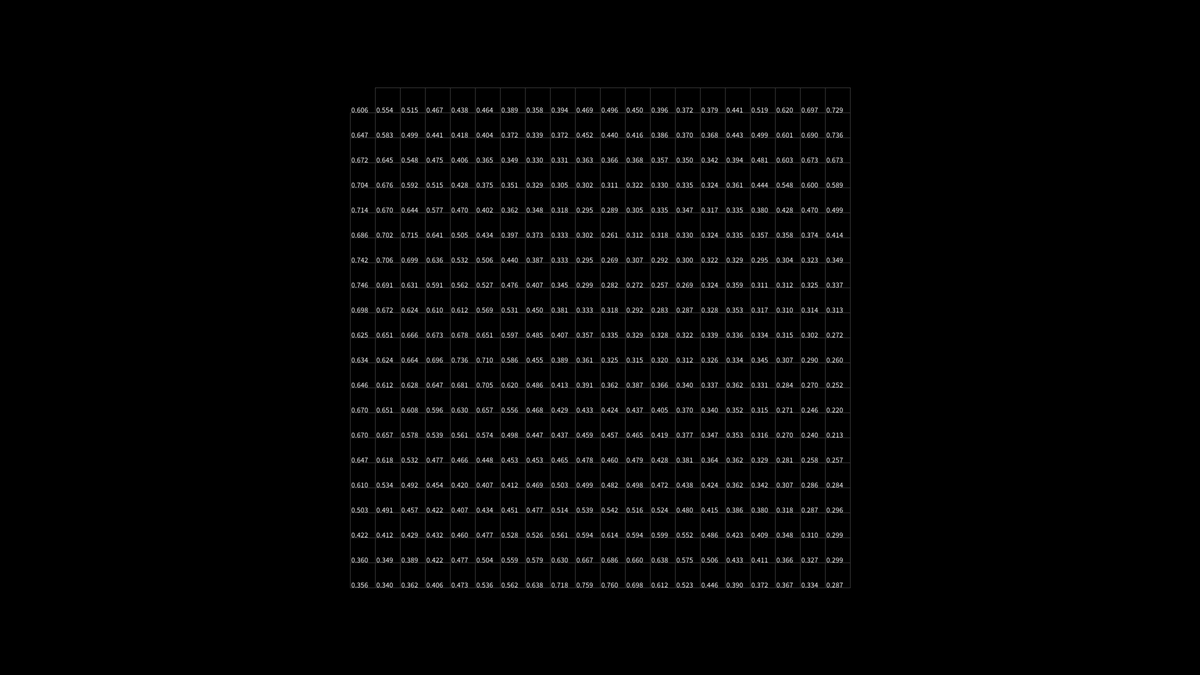
Frame 1 (no input)
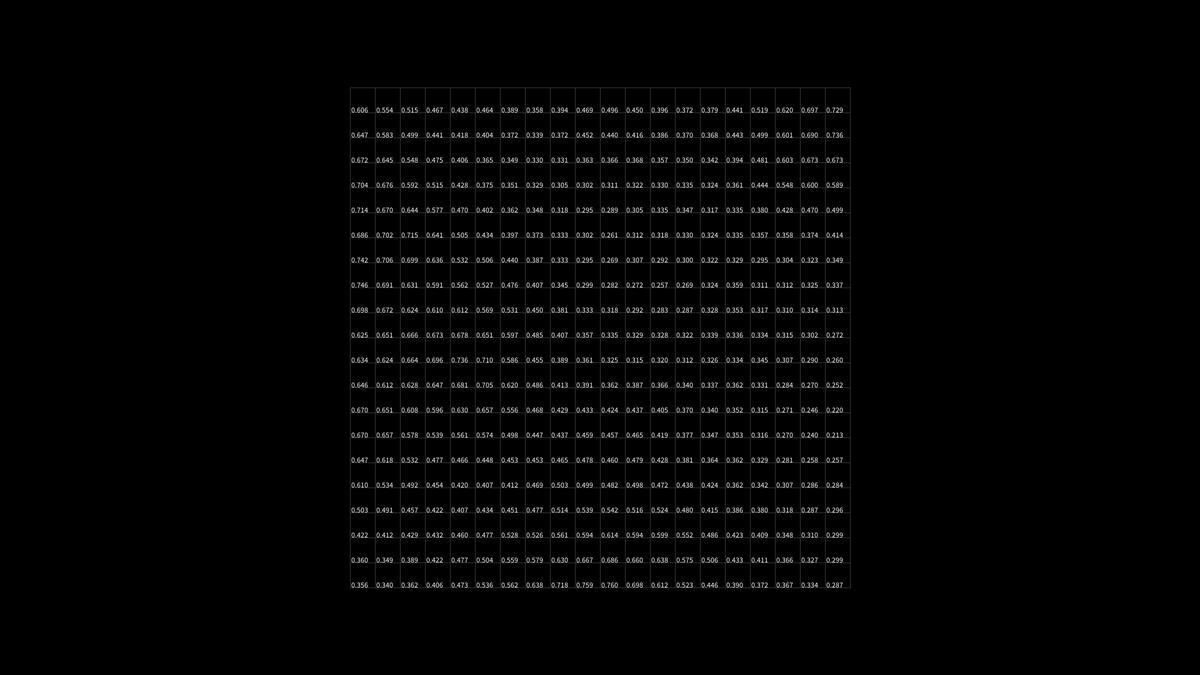
Frame 60 (the mouse pressed at the canvas centre just before this capture)
Frame 120 (the mouse held since frame 60 and released just before this capture): identical to frame 60, image omitted

The Processing sketch that drew these frames (run headless with seeded random() and noise(); from frame 60 on, the mouse is pressed at the canvas centre):

// Processing sketch: noise_2d_explanation_numbers
// ── noise_2d_explanation_numbers.pde
  float xIndex = 0.0;
  float step = .1;
  int boxSize = 40;
  int numBoxes = 20;
  int topMargin, leftMargin;

void setup() {
  size(1920, 1080); 
  topMargin = (height - boxSize * numBoxes ) / 2;
  leftMargin = (width - boxSize * numBoxes ) / 2;
  
}

void draw() {
  background(0);
  for (int row = 0; row < numBoxes; ++row) {
    for (int col = 0; col < numBoxes; ++col) {
      float noiseVal = noise(row * step, col * step);
      //fill(noiseVal * 255);
      fill(111);
      noFill();
      rect(row * boxSize + leftMargin, col * boxSize + topMargin, boxSize, boxSize);
      
      fill(255);
      text(noiseVal, row * boxSize + leftMargin, (col+1) * boxSize + topMargin);

      stroke(55);
      // rect(row * boxSize + leftMargin, col * boxSize + topMargin, boxSize, boxSize);
    }
  }
}
